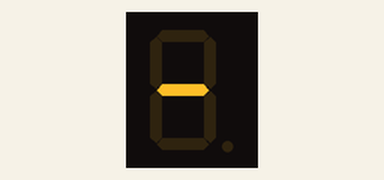
Recording of a sketch running on a simulated Arduino Uno, built with avr-gcc and run on an emulated ATmega328P. Shown: 1-digit seven-segment display.

Above: at 0.1 s.
At 1.1 s:
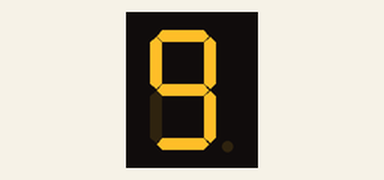
At 2.1 s:
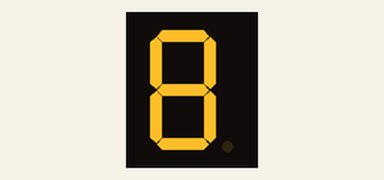
At 5.1 s:
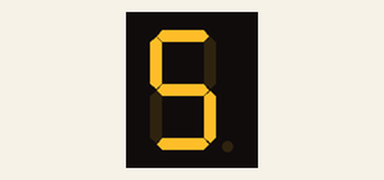
At 7.1 s:
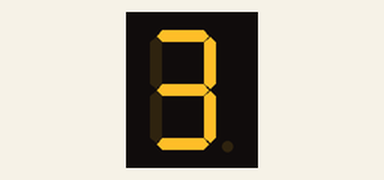
At 10.1 s:
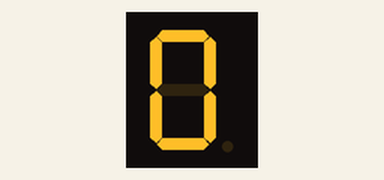

Measured:
- by itself, everything shown: repeats every 11.0 s, in 11 steps
- what the display in image 1 shows lasts 1.0 s, from 1.0 s to 2.0 s

The sketch:

Single-digit-display.ino
```cpp
// import library for seven segment digit display
#include "SevSeg.h"
SevSeg sevseg;

void setup() {
  // Single digit display app

  byte numDigits = 1;                               // number of digit on the display
  byte digitPins[] = {};                            // byte array foe multy digit display
  byte segmentPins[] = { 6, 5, 2, 3, 4, 7, 8, 9 };  // which display segment is connected to which arduino pin (A segment is on pin 6, b is on pin 5 etc)
  bool resistorsOnSegments = true;                  //
  byte hardwareConfig = COMMON_CATHODE;             // sets the type of cathod display we're using here it's a cathode

  sevseg.begin(hardwareConfig, numDigits, digitPins, segmentPins, resistorsOnSegments);  // function to initialyz the display, pass the variable as parameters
  sevseg.setBrightness(100);                                                             // set brightness of the display
}

void loop() {
  // put your main code here, to run repeatedly:
  // counte down
  int num = 10;
  for (int i = num; i > -1; i--) {
    sevseg.setNumber(i);  // print i
    sevseg.refreshDisplay();
    delay(1000);
  }
}
```
